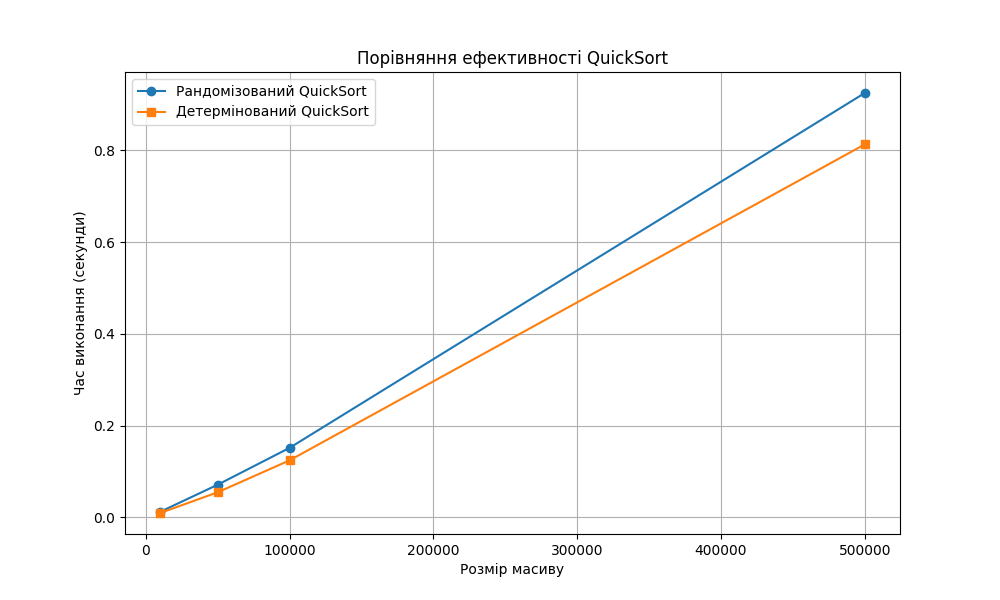

Write the Python code that produced this figure.
import random
import time
import numpy as np
import matplotlib.pyplot as plt
from tabulate import tabulate

# Реалізація рандомізованого QuickSort
def randomized_quick_sort(arr):
    def partition(low, high):
        # Випадковий вибір опорного елемента
        pivot_idx = random.randint(low, high)
        arr[pivot_idx], arr[high] = arr[high], arr[pivot_idx]
        pivot = arr[high]
        i = low - 1
        for j in range(low, high):
            if arr[j] <= pivot:
                i += 1
                arr[i], arr[j] = arr[j], arr[i]
        arr[i + 1], arr[high] = arr[high], arr[i + 1]
        return i + 1

    def quick_sort(low, high):
        if low < high:
            pi = partition(low, high)
            quick_sort(low, pi - 1)
            quick_sort(pi + 1, high)

    arr = arr.copy()  # Створюємо копію масиву, щоб не змінювати оригінал
    quick_sort(0, len(arr) - 1)
    return arr

# Реалізація детермінованого QuickSort (опорний елемент - останній)
def deterministic_quick_sort(arr):
    def partition(low, high):
        pivot = arr[high]
        i = low - 1
        for j in range(low, high):
            if arr[j] <= pivot:
                i += 1
                arr[i], arr[j] = arr[j], arr[i]
        arr[i + 1], arr[high] = arr[high], arr[i + 1]
        return i + 1

    def quick_sort(low, high):
        if low < high:
            pi = partition(low, high)
            quick_sort(low, pi - 1)
            quick_sort(pi + 1, high)

    arr = arr.copy()  # Створюємо копію масиву
    quick_sort(0, len(arr) - 1)
    return arr

# Функція для генерації тестового масиву
def generate_random_array(size):
    return [random.randint(0, 1000000) for _ in range(size)]

# Функція для вимірювання часу виконання
def measure_time(sort_func, arr, runs=5):
    total_time = 0
    for _ in range(runs):
        start_time = time.time()
        sort_func(arr)
        total_time += time.time() - start_time
    return total_time / runs

# Основна функція для тестування та порівняння
def compare_quicksort():
    sizes = [10000, 50000, 100000, 500000]
    randomized_times = []
    deterministic_times = []
    results = []

    for size in sizes:
        # Генеруємо масив
        arr = generate_random_array(size)
        
        # Вимірюємо час для рандомізованого QuickSort
        rand_time = measure_time(randomized_quick_sort, arr)
        randomized_times.append(rand_time)
        
        # Вимірюємо час для детермінованого QuickSort
        det_time = measure_time(deterministic_quick_sort, arr)
        deterministic_times.append(det_time)
        
        # Збираємо результати для виведення
        results.append([size, f"{rand_time:.4f}", f"{det_time:.4f}"])
        
        # Виводимо результати в консоль
        print(f"\nРозмір масиву: {size}")
        print(f"   Рандомізований QuickSort: {rand_time:.4f} секунд")
        print(f"   Детермінований QuickSort: {det_time:.4f} секунд")

    # Виводимо таблицю результатів
    print("\nТаблиця результатів:")
    headers = ["Розмір масиву", "Рандомізований (с)", "Детермінований (с)"]
    print(tabulate(results, headers=headers, tablefmt="grid"))

    # Будуємо графіки
    plt.figure(figsize=(10, 6))
    plt.plot(sizes, randomized_times, marker='o', label='Рандомізований QuickSort')
    plt.plot(sizes, deterministic_times, marker='s', label='Детермінований QuickSort')
    plt.xlabel('Розмір масиву')
    plt.ylabel('Час виконання (секунди)')
    plt.title('Порівняння ефективності QuickSort')
    plt.grid(True)
    plt.legend()
    plt.savefig('quicksort_comparison.png')

# Аналіз результатів
def analyze_results():
    print("\nАналіз результатів:")
    print("1. Обидва алгоритми показують близьку продуктивність на випадкових даних.")
    print("2. Рандомізований QuickSort може бути кращим у гірших випадках (наприклад, на майже відсортованих масивах),")
    print("   оскільки випадковий вибір опорного елемента зменшує ймовірність деградації до O(n²).")
    print("3. Детермінований QuickSort може бути трохи швидшим у середньому через відсутність накладних витрат")
    print("   на генерацію випадкових чисел.")
    print("4. На великих масивах різниця у часі виконання стає більш помітною, але загалом залишається незначною.")

# Виконання програми
if __name__ == "__main__":
    print("Порівняння рандомізованого та детермінованого QuickSort")
    compare_quicksort()
    analyze_results()